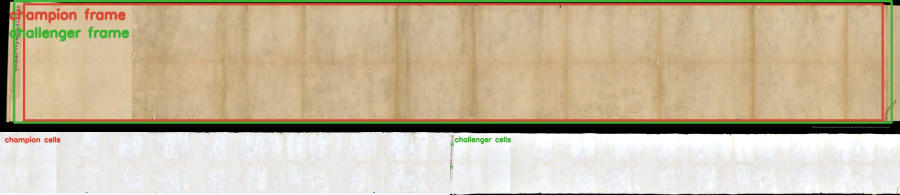
#> input picture experiments/light_frame/outv1_unbounded/audit_00_idp_1998_116_sample10_f001r.jpg, 1800 x 389 px (shown at 1/2 size)
$ python clean_document.py ../light_frame/outv1_unbounded/audit_00_idp_1998_116_sample10_f001r.jpg
#> lines starting #> are read from the running program, lines starting #| are printed output that depends on the picture; after the words box and inside, x2 and y2 are one past the last pixel; in counts of white or black regions, pixels touching at a corner belong together
"""Render source-preserving P.3477 readability-cleanup prototypes.

The archival input is never modified. Three deterministic derivatives expose the
trade-off between faint-stroke retention and a crisp, Kai-like black-on-white
rendering; none is documentary evidence or a replacement for the source image.
"""

from __future__ import annotations

import argparse
import hashlib
import json
from pathlib import Path

import cv2
import numpy as np
from PIL import Image, ImageDraw, ImageFont

HERE = Path(__file__).parent
ROOT = HERE.parents[1]
OUT = HERE / "out" / "document_cleanup"


def sha256(path: Path) -> str:
    digest = hashlib.sha256()
    with path.open("rb") as stream:
        for chunk in iter(lambda: stream.read(1024 * 1024), b""):
            digest.update(chunk)
    return digest.hexdigest()


def flatten_luminance(gray: np.ndarray) -> tuple[np.ndarray, np.ndarray]:
    """Divide away low-frequency paper illumination without touching geometry."""

    sigma = max(gray.shape) / 60
    field = cv2.GaussianBlur(gray, (0, 0), sigmaX=sigma).astype(np.float32)
    flat = gray.astype(np.float32) / np.maximum(field, 1.0) * 248.0
    return np.clip(flat, 0, 255).astype(np.uint8), field


def sharpen(gray: np.ndarray, *, amount: float) -> np.ndarray:
    blurred = cv2.GaussianBlur(gray, (0, 0), sigmaX=0.75)
    return cv2.addWeighted(gray, 1.0 + amount, blurred, -amount, 0)


def soft_readability(flat: np.ndarray) -> np.ndarray:
    """Whiten paper and deepen ink continuously; retain faint marks."""

    denoised = cv2.bilateralFilter(flat, 5, 16, 16)
    darkness = 255.0 - denoised.astype(np.float32)
    mapped = np.clip((darkness - 4.0) * 1.7, 0, 255)
    output = np.uint8(255.0 - mapped)
    output[output >= 249] = 255
    return sharpen(output, amount=0.55)


def component_support(
    flat: np.ndarray,
    *,
    support_darkness: float,
    core_darkness: float,
    min_area: int,
) -> np.ndarray:
    """Keep only locally dark components containing an ink-strength core."""

    denoised = cv2.bilateralFilter(flat, 5, 16, 16)
    darkness = 255.0 - denoised.astype(np.float32)
    adaptive = cv2.adaptiveThreshold(
        denoised,
        255,
        cv2.ADAPTIVE_THRESH_GAUSSIAN_C,
        cv2.THRESH_BINARY_INV,
        41,
        10,
    )
    support = ((darkness >= support_darkness) & (adaptive > 0)).astype(np.uint8)
    count, labels, stats, _ = cv2.connectedComponentsWithStats(support, connectivity=8)
    keep = np.zeros(count, dtype=np.uint8)
    for label in range(1, count):
        area = int(stats[label, cv2.CC_STAT_AREA])
        if area < min_area:
            continue
        component = labels == label
        if float(darkness[component].max()) >= core_darkness:
            keep[label] = 1
    return keep[labels].astype(bool)


def contained_ink(flat: np.ndarray) -> np.ndarray:
    """Anti-aliased black-on-white ink constrained to core-bearing components."""

    denoised = cv2.bilateralFilter(flat, 5, 16, 16)
    darkness = 255.0 - denoised.astype(np.float32)
    support = component_support(
        flat, support_darkness=6.0, core_darkness=34.0, min_area=3
    )
    alpha = np.clip((darkness - 6.0) / 42.0, 0, 1)
    alpha = np.power(alpha, 0.72)
    alpha[~support] = 0
    output = np.uint8(np.clip(255.0 * (1.0 - alpha), 0, 255))
    output[output >= 250] = 255
    return sharpen(output, amount=0.35)


def balanced_ink(flat: np.ndarray) -> np.ndarray:
    """Crisp white-paper rendering without filling weak stroke edges black."""

    denoised = cv2.bilateralFilter(flat, 5, 16, 16)
    darkness = 255.0 - denoised.astype(np.float32)
    support = component_support(
        flat, support_darkness=7.0, core_darkness=42.0, min_area=5
    )
    mapped = np.clip((darkness - 7.0) * 2.1, 0, 255)
    mapped[~support] = 0
    output = np.uint8(255.0 - mapped)
    output[output >= 250] = 255
    return sharpen(output, amount=0.3)


# [7 lines left out: function binary_ink, not called in this run]


def quality_metrics(source: np.ndarray, output: np.ndarray) -> dict[str, float]:
    source_flat, _ = flatten_luminance(source)
    source_darkness = 255 - source_flat.astype(np.float32)
    output_darkness = 255 - output.astype(np.float32)
    core = source_darkness >= 50
    background = source_darkness <= 5
    foreground = output_darkness >= 18
    return {
        "background_mean": round(float(output[background].mean()), 4),
        "background_std": round(float(output[background].std()), 4),
        "source_core_retention": round(float(foreground[core].mean()), 6),
        "new_ink_on_source_background": round(float(foreground[background].mean()), 6),
        "foreground_fraction": round(float(foreground.mean()), 6),
    }


def resize_preview(image: Image.Image, width: int) -> Image.Image:
    height = round(image.height * width / image.width)
    return image.resize((width, height), Image.Resampling.LANCZOS)


def render_comparison(
    source: np.ndarray,
    outputs: dict[str, np.ndarray],
    path: Path,
) -> None:
    labels = ["SOURCE", *outputs]
    images = [
        Image.fromarray(source),
        *(Image.fromarray(value) for value in outputs.values()),
    ]
    preview_width = 650
    previews = [resize_preview(image, preview_width) for image in images]
    header = 54
    gap = 12
    width = len(previews) * preview_width + (len(previews) - 1) * gap
    height = header + max(image.height for image in previews)
    sheet = Image.new("L", (width, height), 255)
    draw = ImageDraw.Draw(sheet)
    font_path = Path("C:/Windows/Fonts/arialbd.ttf")
    font = (
        ImageFont.truetype(str(font_path), 21)
        if font_path.exists()
        else ImageFont.load_default()
    )
    for index, (label, image) in enumerate(zip(labels, previews, strict=True)):
        x = index * (preview_width + gap)
        draw.text((x + 12, 16), label, fill=20, font=font)
        sheet.paste(image, (x, header))
    sheet.save(path)


def render_details(
    source: np.ndarray,
    outputs: dict[str, np.ndarray],
    path: Path,
) -> None:
    height, width = source.shape
    regions = (
        (
            "dark ink",
            (
                int(width * 0.62),
                int(height * 0.20),
                int(width * 0.88),
                int(height * 0.52),
            ),
        ),
        (
            "mixed ink",
            (
                int(width * 0.25),
                int(height * 0.31),
                int(width * 0.51),
                int(height * 0.63),
            ),
        ),
        (
            "faint/damaged",
            (
                int(width * 0.46),
                int(height * 0.48),
                int(width * 0.72),
                int(height * 0.80),
            ),
        ),
    )
    labels = ["SOURCE", *outputs]
    columns = len(labels)
    tile_width = 520
    header = 48
    row_label = 42
    gap = 10
    rendered_rows: list[list[Image.Image]] = []
    for _, (x0, y0, x1, y1) in regions:
        arrays = [source, *outputs.values()]
        rendered_rows.append(
            [
                resize_preview(Image.fromarray(array[y0:y1, x0:x1]), tile_width)
                for array in arrays
            ]
        )
    tile_height = max(image.height for row in rendered_rows for image in row)
    sheet = Image.new(
        "L",
        (
            columns * tile_width + (columns - 1) * gap,
            header + len(regions) * (row_label + tile_height + gap),
        ),
        255,
    )
    draw = ImageDraw.Draw(sheet)
    font_path = Path("C:/Windows/Fonts/arialbd.ttf")
    font = (
        ImageFont.truetype(str(font_path), 19)
        if font_path.exists()
        else ImageFont.load_default()
    )
    for column, label in enumerate(labels):
        draw.text((column * (tile_width + gap) + 10, 14), label, fill=20, font=font)
    y = header
    for (region_label, _), row in zip(regions, rendered_rows, strict=True):
        draw.text((10, y + 9), region_label, fill=55, font=font)
        y += row_label
        for column, image in enumerate(row):
            sheet.paste(image, (column * (tile_width + gap), y))
        y += tile_height + gap
    sheet.save(path)


def process(source_path: Path, output_dir: Path) -> dict:
    if output_dir.exists():
        raise FileExistsError(f"Refusing to overwrite cleanup prototype: {output_dir}")
    source = cv2.imread(str(source_path), cv2.IMREAD_GRAYSCALE)
    if source is None:
        raise FileNotFoundError(source_path)
    flat, _ = flatten_luminance(source)
    outputs = {
        "SOFT": soft_readability(flat),
        "BALANCED": balanced_ink(flat),
        "CONTAINED": contained_ink(flat),
    }
    output_dir.mkdir(parents=True)
    artifact_paths: dict[str, Path] = {}
    for name, image in outputs.items():
        path = output_dir / f"{name.lower()}.png"
        if not cv2.imwrite(str(path), image):
            raise RuntimeError(f"Cannot write {path}")
        artifact_paths[name] = path
    comparison_path = output_dir / "comparison-full.png"
    details_path = output_dir / "comparison-details.png"
    render_comparison(source, outputs, comparison_path)
    render_details(source, outputs, details_path)
    record = {
        "schema_version": 1,
        "kind": "document_cleanup_development_prototype",
        "source_path": source_path.relative_to(ROOT).as_posix(),
        "source_sha256": sha256(source_path),
        "source_dimensions": [int(source.shape[1]), int(source.shape[0])],
        "source_was_modified": False,
        "generated_pixels_are_documentary_evidence": False,
        "variants": {
            name.lower(): {
                "path": path.relative_to(ROOT).as_posix(),
                "sha256": sha256(path),
                "metrics": quality_metrics(source, outputs[name]),
            }
            for name, path in artifact_paths.items()
        },
        "comparisons": {
            "full": {
                "path": comparison_path.relative_to(ROOT).as_posix(),
                "sha256": sha256(comparison_path),
            },
            "details": {
                "path": details_path.relative_to(ROOT).as_posix(),
                "sha256": sha256(details_path),
            },
        },
    }
    record_path = output_dir / "record.json"
    record_path.write_text(json.dumps(record, indent=2), encoding="utf-8")
    return record


def main() -> None:
    parser = argparse.ArgumentParser()
    parser.add_argument("source", type=Path)
    parser.add_argument("--output", type=Path)
    args = parser.parse_args()
    source_path = args.source.resolve()
    output_dir = (
        args.output.resolve()
        if args.output
        else OUT / f"{source_path.stem}-prototype-v2"
    )
    record = process(source_path, output_dir)
#> in component_support, `adaptive = cv2.adaptiveThreshold( denoised, 255, cv2.ADAPTIVE_THRESH_G..`:
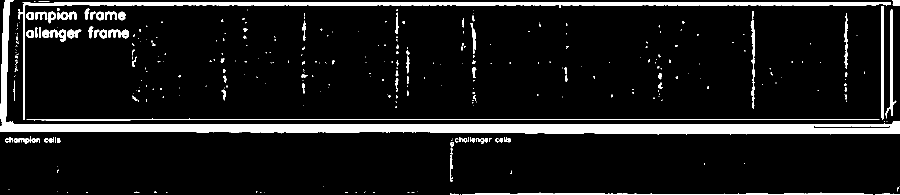
#> adaptive: shape (389, 1800) (shown at 1/2 size); 9% white; 366 white regions (257 under 20 px), largest, box (x1, y1, x2, y2) and area: (0, 0, 1800, 270) 34573, (36, 4, 1781, 239) 12586, (53, 236, 1759, 241) 1896
#> in component_support, `count, labels, stats, _ = cv2.connectedComponentsWithStats(support, co..`:
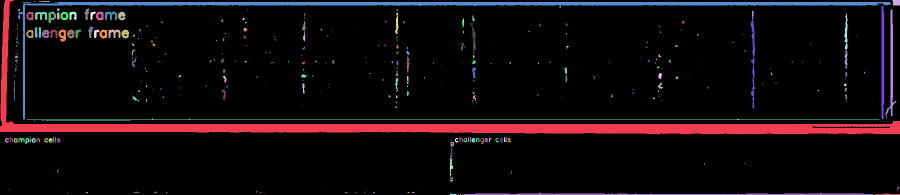
#> labels: shape (389, 1800) int32 (shown at 1/2 size); 367 distinct labels, from 0 to 366; one colour per label, 0 black
#> in component_support, `count, labels, stats, _ = cv2.connectedComponentsWithStats(support, co..`: count = 367; stats = 367 rows, first 6: [0, 0, 1800, 389, 637468], [0, 0, 1800, 270, 34573], [1784, 0, 16, 11, 158], [68, 3, 3, 1, 3], [77, 2, 22, 2, 29], [45, 4, 16, 1, 16]
#> the loop in component_support, `for label in range(1, count):` made 366 passes
#> area on passes 1, 2, 4: 34573, 158, 29
#> after the loop in component_support, `for label in range(1, count):`: keep = 367 values, max 1 at index 1, min 0 at index 0, mean 0.226
#> the loop in component_support (call 2), `for label in range(1, count):` made 366 passes
#> call 3 of sharpen, with amount = 0.35
#> in sharpen (call 3), `blurred = cv2.GaussianBlur(gray, (0, 0), sigmaX=0.75)`:
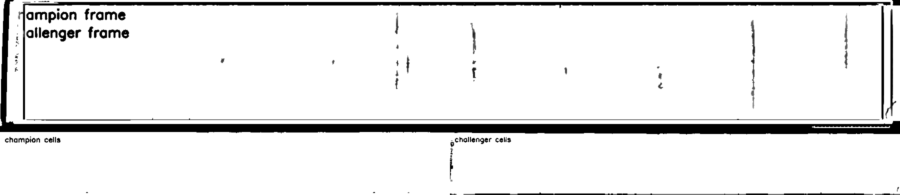
#> blurred: shape (389, 1800) (shown at 1/2 size); min 0, max 255, mean 233.4
#> the loop in process, `for name, image in outputs.items():` made 3 passes
#> name on passes 1 to 3: 'SOFT', 'BALANCED', 'CONTAINED'
#> after the loop in process, `for name, image in outputs.items():`: artifact_paths = 3 items
#> in render_comparison, `labels = ["SOURCE", *outputs]`: labels = ['SOURCE', 'SOFT', 'BALANCED', 'CONTAINED']
#> in render_comparison, `previews = [resize_preview(image, preview_width) for image in images]`: previews = 4 items
#> in render_comparison, `width = len(previews) * preview_width + (len(previews) - 1) * gap`: width = 2636
#> in render_comparison, `height = header + max(image.height for image in previews)`: height = 194
#> the loop in render_comparison, `for index, (label, image) in enumerate(zip(labels, previews, strict=Tr..` made 4 passes
#> (label, x) on passes 1 to 4: ('SOURCE', 0), ('SOFT', 662), ('BALANCED', 1324), ('CONTAINED', 1986)
#> after the loop in render_comparison, `for index, (label, image) in enumerate(zip(labels, previews, strict=Tr..`:
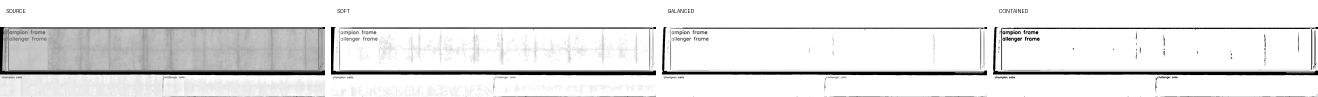
#> sheet: PIL image 2636x194 L (shown at 1/2 size); min 0, max 255, mean 230.9
#> in render_details, `labels = ["SOURCE", *outputs]`: labels = ['SOURCE', 'SOFT', 'BALANCED', 'CONTAINED']
#> in render_details, `columns = len(labels)`: columns = 4
#> after the loop in render_details, `for _, (x0, y0, x1, y1) in regions:`: rendered_rows = 3 items
#> in render_details, `tile_height = max(image.height for row in rendered_rows for image in r..`: tile_height = 139
#> the loop in render_details, `for column, label in enumerate(labels):` made 4 passes
#> the loop in render_details, `for (region_label, _), row in zip(regions, rendered_rows, strict=True):` made 3 passes
#> (region_label, y) on passes 1 to 3: ('dark ink', 239), ('mixed ink', 430), ('faint/damaged', 621)
#> after the loop in render_details, `for (region_label, _), row in zip(regions, rendered_rows, strict=True):`:
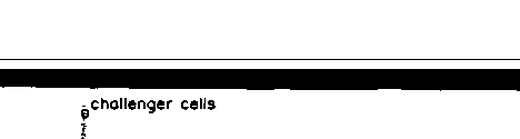
#> image: PIL image 520x139 L; min 0, max 255, mean 213.1
#> after the loop in render_details, `for (region_label, _), row in zip(regions, rendered_rows, strict=True):`:
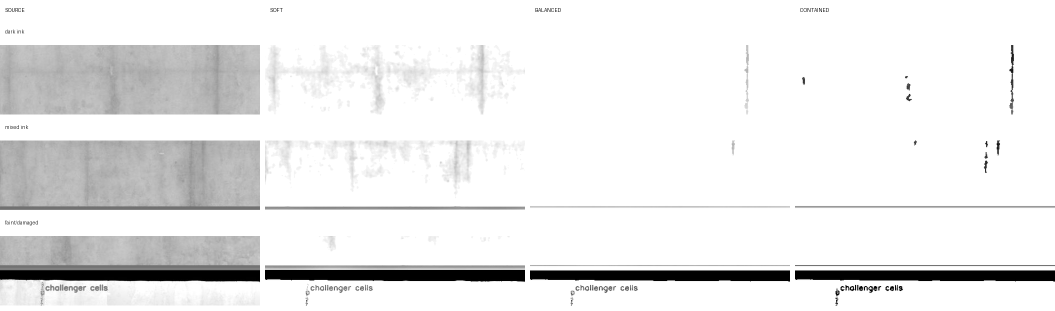
#> sheet: PIL image 2110x621 L (shown at 1/2 size); min 0, max 255, mean 233.6
#> after the loop in render_details, `for (region_label, _), row in zip(regions, rendered_rows, strict=True):`: y = 621
#> in quality_metrics, `foreground = output_darkness >= 18`:
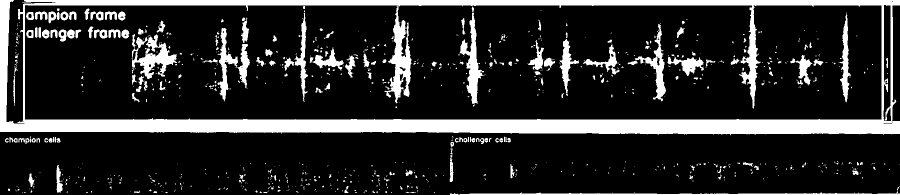
#> foreground: shape (389, 1800) bool (shown at 1/2 size); 17.2% white; 868 white regions (695 under 20 px), largest, box (x1, y1, x2, y2) and area: (0, 0, 1800, 271) 81790, (263, 68, 354, 158) 3172, (919, 25, 968, 208) 2922
#> record = 9 items
    print(json.dumps(record, indent=2))
#| {
#|   "schema_version": 1,
#|   "kind": "document_cleanup_development_prototype",
#|   "source_path": "experiments/light_frame/outv1_unbounded/audit_00_idp_1998_116_sample10_f001r.jpg",
#|   "source_sha256": "35637ba482c1b3dcd10bad0899c16d8ec0125dc09f41146f22dbfbf03364e709",
#|   "source_dimensions": [
#> (further printed lines are left out)


if __name__ == "__main__":
    main()

$ run again, on experiments/light_frame/outv1_unbounded/audit_02_gallica_pelliot_chinois_4837_page_0003.jpg
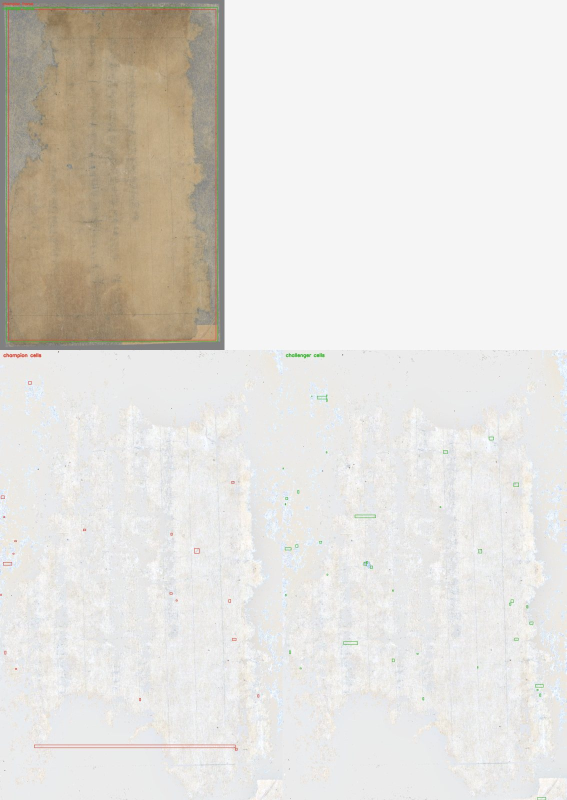
#> input picture experiments/light_frame/outv1_unbounded/audit_02_gallica_pelliot_chinois_4837_page_0003.jpg, 1133 x 1600 px (shown at 1/2 size)
#> adaptive: shape (1600, 1133); 1.9% white; 2019 white regions (1811 under 20 px), largest, box (x1, y1, x2, y2) and area: (0, 0, 449, 700) 12625, (129, 15, 434, 685) 2316, (68, 1489, 475, 1502) 1249
#> count = 2020; stats = 2020 rows, first 6: [0, 0, 1133, 1600, 1778166], [0, 0, 449, 700, 12625], [5, 5, 35, 6, 115], [45, 4, 21, 7, 72], [199, 6, 1, 1, 1], [222, 6, 2, 2, 4]
#> the loop in component_support, `for label in range(1, count):` made 2019 passes
#> area on passes 1 to 3: 12625, 115, 72
#> after the loop in component_support, `for label in range(1, count):`: keep = 2020 values, max 1 at index 1, min 0 at index 0, mean 0.102
#> the loop in component_support (call 2), `for label in range(1, count):` made 2019 passes
#> the loop in process, `for name, image in outputs.items():` made 3 passes
#> name on passes 1 to 3: 'SOFT', 'BALANCED', 'CONTAINED'
#> after the loop in process, `for name, image in outputs.items():`: artifact_paths = 3 items
#> in render_comparison, `labels = ["SOURCE", *outputs]`: labels = ['SOURCE', 'SOFT', 'BALANCED', 'CONTAINED']
#> previews = 4 items
#> in render_comparison, `width = len(previews) * preview_width + (len(previews) - 1) * gap`: width = 2636
#> in render_comparison, `height = header + max(image.height for image in previews)`: height = 972
#> the loop in render_comparison, `for index, (label, image) in enumerate(zip(labels, previews, strict=Tr..` made 4 passes
#> (label, x) on passes 1 to 4: ('SOURCE', 0), ('SOFT', 662), ('BALANCED', 1324), ('CONTAINED', 1986)
#> in render_details, `labels = ["SOURCE", *outputs]`: labels = ['SOURCE', 'SOFT', 'BALANCED', 'CONTAINED']
#> columns = 4
#> after the loop in render_details, `for _, (x0, y0, x1, y1) in regions:`: rendered_rows = 3 items
#> tile_height = 906
#> the loop in render_details, `for column, label in enumerate(labels):` made 4 passes
#> the loop in render_details, `for (region_label, _), row in zip(regions, rendered_rows, strict=True):` made 3 passes
#> (region_label, y) on passes 1 to 3: ('dark ink', 1006), ('mixed ink', 1964), ('faint/damaged', 2922)
#> after the loop in render_details, `for (region_label, _), row in zip(regions, rendered_rows, strict=True):`:
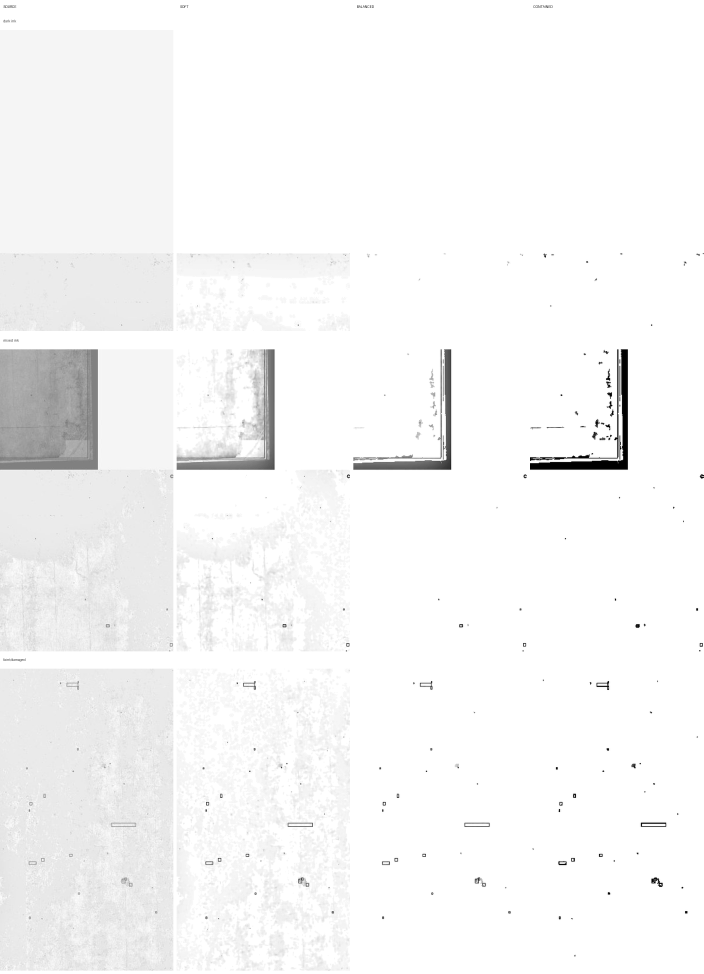
#> sheet: PIL image 2110x2922 L (shown at 1/3 size); min 0, max 255, mean 246.8
#> after the loop in render_details, `for (region_label, _), row in zip(regions, rendered_rows, strict=True):`: y = 2922
#> core: shape (1600, 1133) bool; 1.3% white; 494 white regions (443 under 20 px), largest, box (x1, y1, x2, y2) and area: (0, 0, 449, 700) 19025, (68, 1489, 475, 1502) 1178, (590, 706, 622, 717) 165
#> background: shape (1600, 1133) bool; 29% white; 16850 white regions (15592 under 20 px), largest, box (x1, y1, x2, y2) and area: (0, 0, 1133, 805) 88692, (17, 20, 186, 665) 39204, (231, 154, 408, 629) 29549
#> in quality_metrics, `foreground = output_darkness >= 18`:
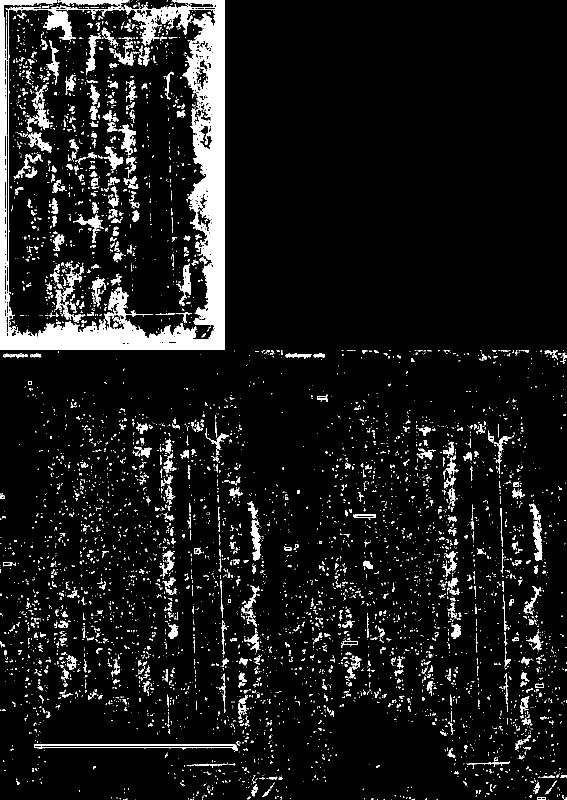
#> foreground: shape (1600, 1133) bool (shown at 1/2 size); 8.2% white; 5781 white regions (5037 under 20 px), largest, box (x1, y1, x2, y2) and area: (0, 0, 449, 700) 67529, (68, 1489, 475, 1503) 1310, (110, 542, 164, 620) 923
#> record = 9 items
#| {
#|   "schema_version": 1,
#|   "kind": "document_cleanup_development_prototype",
#|   "source_path": "experiments/light_frame/outv1_unbounded/audit_02_gallica_pelliot_chinois_4837_page_0003.jpg",
#|   "source_sha256": "a18613d5d5a1eb6580cf0e570195ef7abe41294cfcab8d5c262c53c2c2a149b0",
#|   "source_dimensions": [
#> (further printed lines are left out)
